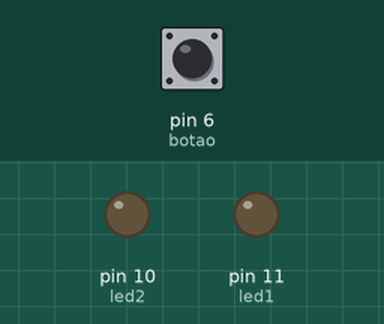
This sketch was run on a simulated Arduino Uno, built with avr-gcc and run on an emulated ATmega328P. Parts: output pins drawn as LEDs (lit = HIGH). Inputs (shaded band) come from the test bench; at power-on: pin 6 (botao) HIGH.

Above: at 1.2 s.
1.3 s: pin 6 (botao) pulled LOW for 0.15 s
At 2.5 s:
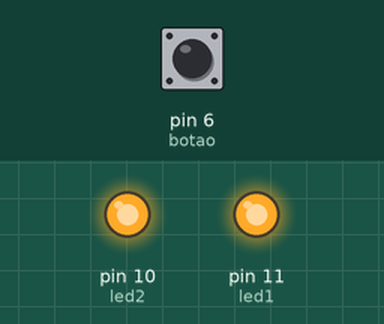
2.9 s: pin 6 (botao) pulled LOW for 1 s
At 3.8 s:
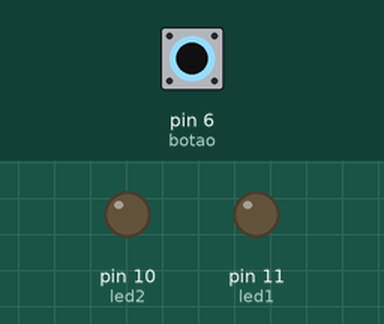
5.4 s: pin 6 (botao) pulled LOW for 3.2 s
At 5.7 s:
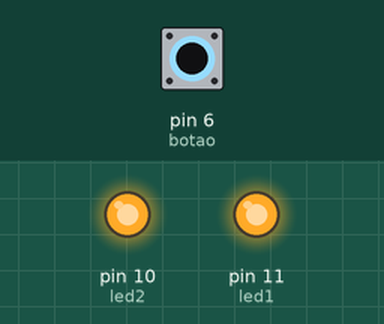
Timing chart, 0 to 8.4 s (numbered marks = the images above; inputs shaded):
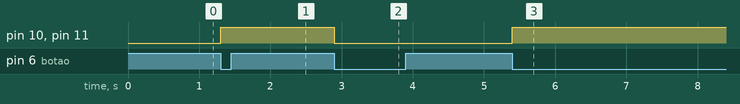

The sketch:

interruptor_2leds.ino
```cpp
//   Projeto 5 - Interruptor de luz

int botao = 6;
int led1 = 11;
int led2 = 10;
bool estadoLed = 0;

void setup()
{
  pinMode(botao, INPUT_PULLUP); // define o pino do botao como entrada "INPUT"
  pinMode(led1, OUTPUT);
  pinMode(led2, OUTPUT);
}

void loop()
{
  if (digitalRead(botao) == LOW) // Se o botão for pressionado
  {
    estadoLed = !estadoLed; // troca o estado do LED
    digitalWrite(led1, estadoLed);
    digitalWrite(led2, estadoLed);
    while (digitalRead(botao) == LOW);
    delay(100);
  }
}
```

Measured:
- after the input at 1.3 s, pin 10 (led2), pin 11 (led1): LOW → HIGH at once
- after the input at 2.9 s, pin 10 (led2), pin 11 (led1): HIGH → LOW at once
- after the input at 5.4 s, pin 10 (led2), pin 11 (led1): LOW → HIGH at once
